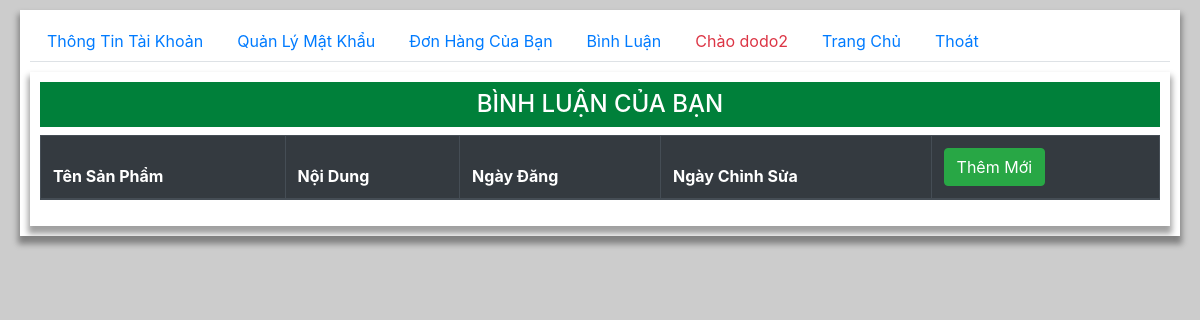
The page /user/user.php?page=comment (signed in) on the database as committed earlier.
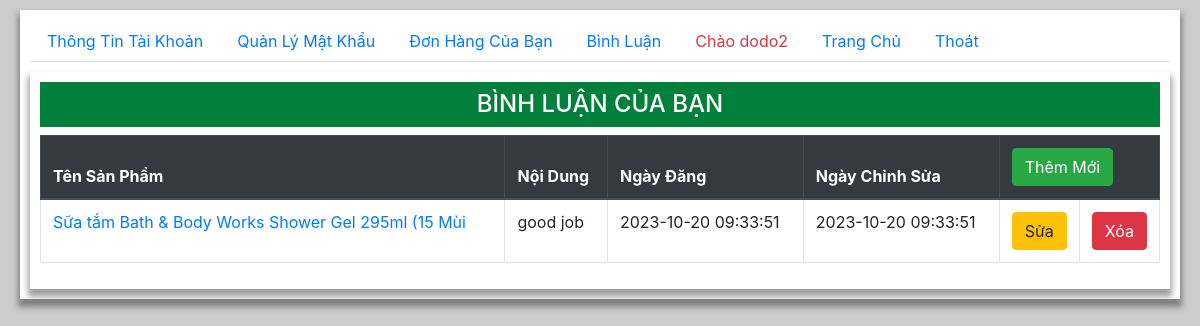
The same page on the database as committed later.
### tables this page shows
CREATE TABLE `cmt` (
  `id` int(11) NOT NULL,
  `content` varchar(255) NOT NULL,
  `id_prod` int(11) NOT NULL,
  `id_user` varchar(20) NOT NULL,
  `create_at` varchar(20) NOT NULL,
  `update_at` varchar(20) NOT NULL
);

CREATE TABLE `product` (
  `id` int(11) NOT NULL,
  `name` varchar(255) NOT NULL,
  `price` int(11) NOT NULL,
  `discount` int(11) DEFAULT NULL,
  `img` varchar(255) NOT NULL,
  `create_at` datetime NOT NULL,
  `update_at` datetime NOT NULL,
  `description` text DEFAULT NULL,
  `view` int(11) NOT NULL,
  `id_cate` int(11) NOT NULL,
  `deleted` int(11) NOT NULL COMMENT '0 là tồn tại 1 là đã xóa',
  `status` int(11) NOT NULL COMMENT '0 là ẩn 1 là hiện'
);

### user/comment.php (the view, shortened to what this page needs)
<div class="container">
    <h2 class="py-2 text-center h4 ">BÌNH LUẬN CỦA BẠN</h2>
    <table class="table table-hover table-bordered">
    <thead  class="thead-dark" >
        <tr>
            <th>Tên Sản Phẩm</th>
            <th>Nội Dung</th>
            <th>Ngày Đăng </th>
            <th>Ngày Chỉnh Sửa </th>
            <th colspan="2"><a class="btn btn-success" href="./orders-add.php">Thêm Mới</a></th>
        </tr>
    </thead>
    <tbody>
    <?php
        require '../model/conn.php';
        if (isset($_COOKIE['usr'])) {
            $username = "where id_user = " ."'" .$_COOKIE['usr'] ."'" ;
        }
        $stmt = $conn ->prepare("SELECT cmt.id, content, id_prod, id_user, cmt.create_at, cmt.update_at, product.name
        FROM cmt join product on cmt.id_prod = product.id $username");
        $stmt -> execute();
        while($cmt = $stmt->fetch()){
            echo "<tr>
                <td><a href='../index.php?page=product&id_prod=$cmt[2]'>$cmt[6]</a></td>
                <td>$cmt[1]</td>
                <td>$cmt[4]</td>
                <td>$cmt[5]</td>
                <td style='width:60px'><a href='./orders-add.php?id=$cmt[0]'><button class='btn btn-warning'>Sửa</button></a></td>
                <td style='width:60px'><button class='btn btn-danger' onclick='delete_cmt($cmt[0])'>Xóa</button></td>
            </tr>";
        }
    ?>
    </tbody>
</table>
</div>

Rows that differ between the two databases and show on the page:
added cmt: id_prod.name "Sữa tắm Bath & Body Works Shower Gel 295ml (15 Mùi", content "good job", create_at "2023-10-20 09:33:51", update_at "2023-10-20 09:33:51"
